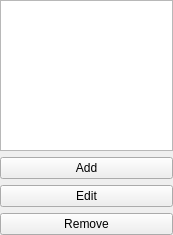
<?xml version="1.0" encoding="UTF-8"?>
<ui version="4.0">
 <class>GateManager</class>
 <widget class="QWidget" name="GateManager">
  <property name="geometry">
   <rect>
    <x>0</x>
    <y>0</y>
    <width>173</width>
    <height>235</height>
   </rect>
  </property>
  <property name="windowTitle">
   <string>Form</string>
  </property>
  <layout class="QVBoxLayout" name="verticalLayout">
   <property name="leftMargin">
    <number>0</number>
   </property>
   <property name="topMargin">
    <number>0</number>
   </property>
   <property name="rightMargin">
    <number>0</number>
   </property>
   <property name="bottomMargin">
    <number>0</number>
   </property>
   <item>
    <widget class="QTableWidget" name="gateList">
     <property name="editTriggers">
      <set>QAbstractItemView::NoEditTriggers</set>
     </property>
     <property name="selectionMode">
      <enum>QAbstractItemView::SingleSelection</enum>
     </property>
     <property name="selectionBehavior">
      <enum>QAbstractItemView::SelectRows</enum>
     </property>
     <property name="cornerButtonEnabled">
      <bool>false</bool>
     </property>
     <attribute name="horizontalHeaderVisible">
      <bool>true</bool>
     </attribute>
     <attribute name="horizontalHeaderStretchLastSection">
      <bool>true</bool>
     </attribute>
     <attribute name="verticalHeaderVisible">
      <bool>false</bool>
     </attribute>
     <attribute name="verticalHeaderStretchLastSection">
      <bool>false</bool>
     </attribute>
    </widget>
   </item>
   <item>
    <widget class="QPushButton" name="addButton">
     <property name="text">
      <string>Add</string>
     </property>
    </widget>
   </item>
   <item>
    <widget class="QPushButton" name="editButton">
     <property name="text">
      <string>Edit</string>
     </property>
    </widget>
   </item>
   <item>
    <widget class="QPushButton" name="deleteButton">
     <property name="text">
      <string>Remove</string>
     </property>
    </widget>
   </item>
  </layout>
 </widget>
 <resources/>
 <connections/>
</ui>
